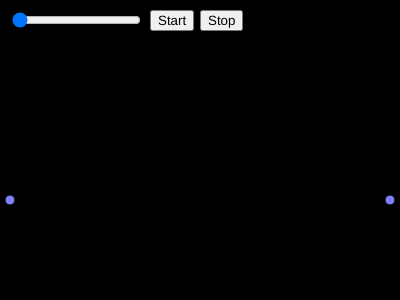
Frame 1 (no input)
Frame 60 (no input): identical to frame 1, image omitted
Frame 120 (the mouse pressed at the canvas centre since frame 60): identical to frame 1, image omitted

The p5.js sketch that drew this single still picture (run headless with seeded random() and noise() and a simulated clock; from frame 60 on, the mouse is pressed at the canvas centre):

// p5.js sketch
// ── sketch.js
// 核融合反応アニメーション

let slider;
let button;
var w = 400;
var h = 300;

let x = 0;
let t = 0;
let v = 0;
let run = false;
let fusion = false;

function initParam() {
  v = slider.value();
  run = true;
  fusion = false;
  x1 = 10;
  x2 = 390;
  t = 0;
}

function clearParam() {
  run = false;
  fusion = false;
  x1 = 10;
  x2 = 390;
  t = 0;
}

function setup() {
  createCanvas(w, h);
  
  slider = createSlider(1, 10, 1);
  slider.position(10, 10);

  buttonStart = createButton('Start');
  buttonStart.position(150,10)
  buttonStart.mousePressed(initParam);

  buttonStop = createButton('Stop');
  buttonStop.position(200,10);
  buttonStop.mousePressed(clearParam);

  background(0);
}

function getRandomInt(min, max) {
  min = Math.ceil(min);
  max = Math.floor(max);
  return Math.floor(Math.random() * (max - min) + min); // 上限は除き、下限は含む
}


let x1 = 10;
let x2 = 390;

function lowspeed(v) {
  x1 += v * t/50;
  x2 += -v * t/50;

  if (x1 + 20 >= x2) {
    v = -2.0*v;
  }

  fill(128,128,255);
  circle(x1,200,10);
  fill(128,128,255);
  circle(x2,200,10);
}

function highspeed(v) {
  if (!fusion) {
    x1 += v * t/20;
    x2 += -v * t/20;
    fill(128,128,255);
    circle(x1,200,10);
    fill(128,128,255);
    circle(x2,200,10);
  } else {
    x1 += -10 * t/20
    x2 += 5 * t/20;
    fill(255,255,128);
    circle(x1,200,5);
    fill(128,255,255);
    circle(x2,200,15);
  }

  if (x1 + 10 >= x2) {
    fusion = true
  }
}

function draw() {
  background(0);

  let v = slider.value();
  
  if (v <= 5) {
    lowspeed(v);
  }
  else {
    highspeed(v);
  }

  if (run) {
    if (t < 100) {
      t++;
    }
    else {
      run = false;
    }
  }
}
